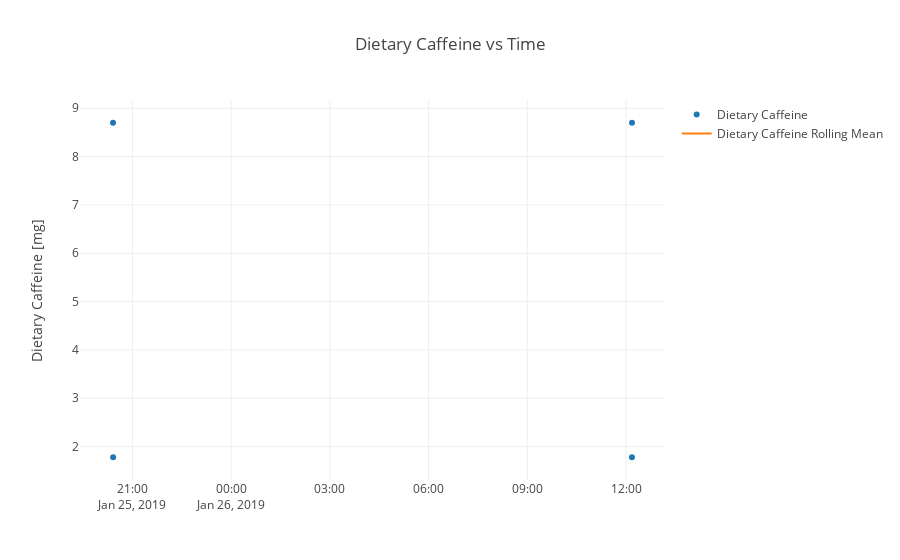

Source (notebook cell):
### Code cell
value_stats(measurement)
plot_value_vs_time(dfs[df_list[measurement]], measurement)

### Figure 1 — Plotly figure (JSON) as saved in the notebook; plotly's stock layout.template omitted (floating-point values rounded to 4 significant figures)
{"data": [{"mode": "markers", "name": "Dietary Caffeine", "type": "scatter", "uid": "d2a19958-d365-492e-be98-14c1319530cb", "x": ["2019-01-25 20:24:36", "2019-01-25 20:24:52", "2019-01-26 12:10:48", "2019-01-26 12:10:55"], "y": [8.7, 1.78, 1.78, 8.7]}, {"mode": "lines", "name": "Dietary Caffeine Rolling Mean", "type": "scatter", "uid": "80f1ecac-5a11-45a0-8c8e-6d2cc52e8a96", "x": ["2019-01-25 20:24:36", "2019-01-25 20:24:52", "2019-01-26 12:10:48", "2019-01-26 12:10:55"], "y": [null, null, 4.087, 4.087]}], "layout": {"autosize": true, "title": {"text": "Dietary Caffeine vs Time"}, "xaxis": {"autorange": true, "range": ["2019-01-25 19:27:37.3359", "2019-01-26 13:07:53.6641"], "type": "date"}, "yaxis": {"autorange": true, "range": [1.209, 9.271], "title": {"text": "Dietary Caffeine [mg]"}, "type": "linear"}}}
